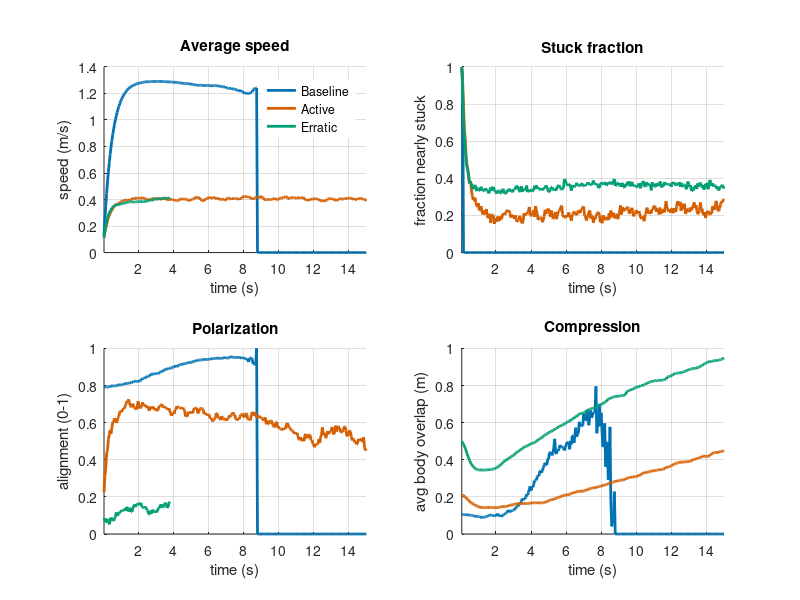

This figure's MATLAB source: (Note: this script raises an error after producing the figure.)
% Visualizations.m -- crowd-escape metrics over time + density / crush-risk heatmaps
% for both the simple (FinalDraft) and advanced (CrowdSimulation) models.
% Run with:  Visualizations
function Visualizations()
clc; close all;

panicToPlot = 3;                              % advanced model: 1=A, 2=B, 3=C
outDir = fullfile(pwd, 'figures');
if ~exist(outDir, 'dir'), mkdir(outDir); end

% Okabe-Ito colorblind-safe line colors; single-hue sequential heatmap maps
pal.cat     = [0 114 178; 213 94 0; 0 158 115] / 255;
t = linspace(0, 1, 256)';
pal.density = (1-t)*[247 251 255]/255 + t*[8 48 107]/255;    % light -> dark blue
pal.crush   = (1-t)*[255 245 240]/255 + t*[103 0 13]/255;    % light -> dark red

% ---- simple model ----
fprintf('Running simple model...\n');
S = runSimple();
plotSeries(S.t, S.scen, S.names, pal, outDir, 'simple_timeseries', ...
    'Simple model (FinalDraft): crowd metrics over time', [2 2], ...
    {'speed',   'Average speed',  'speed (m/s)'; ...
     'stuck',   'Stuck fraction', 'fraction nearly stuck'; ...
     'polar',   'Polarization',   'alignment (0-1)'; ...
     'overlap', 'Compression',    'avg body overlap (m)'});
plotHeat(S.scen, S.names, pal, outDir, 'simple_heatmaps', ...
    'Simple model (FinalDraft): density & crush-risk heatmaps', []);

% ---- advanced model ----
fprintf('Running advanced model...\n');
A = runAdvanced();
d = A.combo(:, panicToPlot);
pn = A.panicNames{panicToPlot};
plotSeries(A.t, d, A.names, pal, outDir, ['advanced_timeseries_' pn], ...
    sprintf('Advanced model: metrics over time [panic %s]', pn), [2 3], ...
    {'speed',    'Average speed',         'speed (m/s)'; ...
     'overlap',  'Compression (overlap)', 'total body overlap (m)'; ...
     'pressure', 'Crowd pressure',        'peak pressure'; ...
     'entropy',  'Direction entropy',     'disorder (0-1)'; ...
     'evac',     'Evacuated',             'people out (cumulative)'; ...
     'casualty', 'Casualties (fallen)',   'people down (cumulative)'});
plotHeat(d, A.names, pal, outDir, ['advanced_heatmaps_' pn], ...
    sprintf('Advanced model: density & crush-risk heatmaps [panic %s]', pn), A.stage);

fprintf('All figures rendered. PNGs saved to: %s\n', outDir);
end


% ======================= SIMPLE MODEL =======================
function S = runSimple()
rng(42);
L = 10; W = 10; nx = 10; ny = 10; dx = L/nx; dy = W/ny;
nSteps = 300; dt = 0.05; exitX = L; exitY = W/2; v0 = 1.3; r = 0.25; tau = 0.5;
settings = [1 3 0.0; 4 4 0.5; 6 10 0.8];          % [min max panic] per scenario
S.names = {'Baseline','Active','Erratic'};
S.t = (1:nSteps) * dt;

for s = 1:3
    pos = []; vel = []; panic = [];
    for i = 1:ny
        for j = 1:nx
            n = randi(settings(s,1:2));
            pos   = [pos;   (j-1)*dx + rand(n,1)*dx, (i-1)*dy + rand(n,1)*dy];
            vel   = [vel;   zeros(n,2)];
            panic = [panic; settings(s,3)*ones(n,1)];
        end
    end
    N = size(pos,1); N0 = N;
    h = struct('speed',zeros(nSteps,1),'stuck',zeros(nSteps,1), ...
               'polar',zeros(nSteps,1),'overlap',zeros(nSteps,1));
    dens = zeros(ny,nx); crush = zeros(ny,nx); stepsDone = 0;

    for k = 1:nSteps
        if N == 0, break; end

        % direction to exit + panic wobble (in-place dirX update kept as in source)
        toX = exitX - pos(:,1); toY = exitY - pos(:,2);
        len = sqrt(toX.^2 + toY.^2) + 1e-9;
        dirX = toX./len; dirY = toY./len;
        ang = panic .* pi .* randn(N,1);
        dirX = cos(ang).*dirX - sin(ang).*dirY;
        dirY = sin(ang).*dirX + cos(ang).*dirY;

        % forces
        [Fx, Fy, ovAgent, ovTotal] = pairForcesSimple(pos, N, r, ...
            2.0*(1+mean(panic)), 0.3, 50*(1+2*mean(panic)));

        % integrate
        vel(:,1) = vel(:,1) + (dirX*v0 - vel(:,1))/tau*dt + Fx*dt/80;
        vel(:,2) = vel(:,2) + (dirY*v0 - vel(:,2))/tau*dt + Fy*dt/80;
        pos = pos + vel*dt;
        pos = min(max(pos, 0.1), L-0.1);

        % exit
        out = pos(:,1) >= L - 0.2;
        pos(out,:) = []; vel(out,:) = []; panic(out) = []; ovAgent(out) = [];
        N = size(pos,1);
        stepsDone = k;
        if N == 0, continue; end

        % metrics
        sp = sqrt(sum(vel.^2, 2));
        h.speed(k) = mean(sp);
        h.stuck(k) = mean(sp < 0.2*v0);
        if any(sp > 1e-6)
            u = vel ./ (sp + 1e-9);
            h.polar(k) = norm(mean(u, 1));
        end
        h.overlap(k) = ovTotal / N;
        [dens, crush] = accumCells(dens, crush, pos, ovAgent, dx, dy, nx, ny);
    end
    h.density = dens / max(stepsDone,1);
    h.crush   = crush;
    S.scen(s,1) = h;
end
end


function [Fx, Fy, ovAgent, ovTotal] = pairForcesSimple(pos, N, r, A, B, kBody)
% dist<2r: linear contact spring; 2r<=dist<1: exponential personal space
Fx = zeros(N,1); Fy = zeros(N,1); ovAgent = zeros(N,1); ovTotal = 0;
if N < 2, return; end
dx = pos(:,1)' - pos(:,1); dy = pos(:,2)' - pos(:,2);
dist = sqrt(dx.^2 + dy.^2); dist(1:N+1:end) = inf;
contact = dist < 2*r;
social  = dist < 1 & ~contact;
mag = zeros(N);
mag(social)  = A * exp((2*r - dist(social))/B);
mag(contact) = kBody * (2*r - dist(contact));
Fx = -sum(mag.*dx./dist, 2);
Fy = -sum(mag.*dy./dist, 2);
ov = max(0, 2*r - dist);
ovAgent = sum(ov, 2);
ovTotal = sum(ov(:))/2;
end


% ======================= ADVANCED MODEL =======================
function A = runAdvanced()
rng(42);
L = 10; W = 10; nx = 10; ny = 10; dx = L/nx; dy = W/ny; cellArea = dx*dy;
exits = [L W/2 3; 0 W/2 3];                     % [x y width]
obs = [3.5 4.0 6.5 6.0];                        % stage: [xa ya xb yb]
nSteps = 300; dt = 0.05; settleSteps = 30;

R = 0.25; D = 2*R; mass = 80;
vLow = 0.8; vMax = 1.8; vPanic = 2.0; vCap = 3.0;
Arep = 200; Brep = 0.3; kBody = 3000; kFric = 1500;
rhoDrop = 5.4; range = 2.0; fMax = 2000; fallForce = 1500;

panicRanges = [0 0.49; 0.5 0.79; 0.8 1.0];
settings = [1 3; 4 4; 5 10];
A.names = {'Baseline','Dense','Densest'};
A.panicNames = {'LevelA','LevelB','LevelC'};
A.t = (1:nSteps) * dt;
A.stage = struct('obs',obs,'exits',exits,'L',L);

% wall segments (with exit gaps) + obstacle edges
h1 = exits(1,3)/2; c1 = exits(1,2); h2 = exits(2,3)/2; c2 = exits(2,2);
walls = [0 0 L 0; 0 W L W; L 0 L c1-h1; L c1+h1 L W; 0 0 0 c2-h2; 0 c2+h2 0 W];
xa = obs(1); ya = obs(2); xb = obs(3); yb = obs(4);
walls = [walls; xa ya xb ya; xb ya xb yb; xb yb xa yb; xa yb xa ya];

for sc = 1:3
    for pl = 1:3
        % ---- initial crowd (agents inside the stage are dropped) ----
        pos = []; panic = []; base = [];
        for cy = 1:ny
            for cx = 1:nx
                n  = randi(settings(sc,:));
                px = (cx-1)*dx + rand(n,1)*dx;
                py = (cy-1)*dy + rand(n,1)*dy;
                pk = panicRanges(pl,1) + rand(n,1)*diff(panicRanges(pl,:));
                sp = vLow + rand(n,1)*(vMax-vLow);
                keep = ~(px>=xa & px<=xb & py>=ya & py<=yb);
                pos = [pos; px(keep) py(keep)];
                panic = [panic; pk(keep)];
                base = [base; sp(keep)];
            end
        end
        N = size(pos,1); N0 = N;
        vel = zeros(N,2); fallen = false(N,1);

        % ---- settling: relax overlaps, no desired motion ----
        for ss = 1:settleSteps
            if N < 2, break; end
            [fx, fy] = agentForces(pos, zeros(N,2), N, D, Arep, Brep, kBody, kFric, range);
            [wx, wy] = wallForces(pos, zeros(N,2), walls, R, Arep, Brep, kBody, kFric);
            fx = fx + wx; fy = fy + wy;
            [fx, fy] = capForce(fx, fy, fMax);
            vel = vel*0.5 + [fx fy]/mass*dt;
            pos = pos + vel*dt;
            pos = min(max(pos, R), [L W]-R);
            pos = pushOutObstacles(pos, obs, R);
        end
        vel = zeros(N,2);

        h = struct('speed',zeros(nSteps,1),'pressure',zeros(nSteps,1), ...
                   'entropy',zeros(nSteps,1),'overlap',zeros(nSteps,1), ...
                   'evac',zeros(nSteps,1),'casualty',zeros(nSteps,1));
        dens = zeros(ny,nx); crush = zeros(ny,nx);
        nEvac = 0; nCas = 0; stepsDone = 0;

        for step = 1:nSteps
            if N == 0, break; end

            % direction to nearest exit + panic jitter
            dE = [hypot(exits(1,1)-pos(:,1), exits(1,2)-pos(:,2)), ...
                  hypot(exits(2,1)-pos(:,1), exits(2,2)-pos(:,2))];
            [~, ne] = min(dE, [], 2);
            tx = exits(ne,1) - pos(:,1); ty = exits(ne,2) - pos(:,2);
            dd = max(sqrt(tx.^2 + ty.^2), 1e-9);
            tx = tx./dd; ty = ty./dd;
            jit = panic .* pi .* randn(N,1);
            jx = cos(jit).*tx - sin(jit).*ty;
            jy = sin(jit).*tx + cos(jit).*ty;

            % local density (people / m^2 in own cell) slows agents down
            cell = cellIndex(pos, dx, dy, nx, ny);                  % [ix iy]
            counts = accumarray(cell, 1, [nx ny]);
            rho = counts(sub2ind([nx ny], cell(:,1), cell(:,2))) / cellArea;
            vDes = ((1-panic).*base + panic*vPanic) .* exp(-rho/rhoDrop);
            vDes(fallen) = 0;
            relax = 0.5*panic + 5.0*(1-panic);

            % forces: agents + walls/obstacle
            [fx, fy, bodyF, ovAgent] = agentForces(pos, vel, N, D, Arep, Brep, kBody, kFric, range);
            [wx, wy, wBody] = wallForces(pos, vel, walls, R, Arep, Brep, kBody, kFric);
            fx = fx + wx; fy = fy + wy; bodyF = bodyF + wBody;
            [fx, fy] = capForce(fx, fy, fMax);

            % falling
            newFall = ~fallen & (bodyF > fallForce);
            fallen(newFall) = true;
            nCas = nCas + sum(newFall);
            vel(newFall,:) = 0;

            % integrate
            vel = vel + ([vDes.*jx vDes.*jy] - vel)./relax*dt + [fx fy]/mass*dt;
            vel(fallen,:) = vel(fallen,:)*0.1;
            sp = sqrt(sum(vel.^2, 2));
            fast = sp > vCap;
            vel(fast,:) = vel(fast,:) .* (vCap./sp(fast));
            pos = pos + vel*dt;

            % exits (right exit at x = L, left exit at x = 0)
            esc = false(N,1);
            for e = 1:2
                inGap = pos(:,2) >= exits(e,2)-exits(e,3)/2 & pos(:,2) <= exits(e,2)+exits(e,3)/2;
                if exits(e,1) >= L, atX = pos(:,1) >= L-R; else, atX = pos(:,1) <= R; end
                esc = esc | (~fallen & atX & inGap);
            end
            if any(esc)
                nEvac = nEvac + sum(esc);
                k = ~esc;
                pos = pos(k,:); vel = vel(k,:); panic = panic(k);
                base = base(k); fallen = fallen(k); ovAgent = ovAgent(k);
                N = size(pos,1);
            end
            if N > 0
                pos = min(max(pos, R), [L W]-R);
                pos = pushOutObstacles(pos, obs, R);
            end

            h.evac(step) = nEvac; h.casualty(step) = nCas; stepsDone = step;

            % metrics
            if N >= 1
                h.speed(step) = mean(sqrt(sum(vel.^2, 2)));
            end
            if N > 1
                cell = cellIndex(pos, dx, dy, nx, ny);
                for cX = 1:nx
                    for cY = 1:ny
                        in = cell(:,1)==cX & cell(:,2)==cY;
                        nC = sum(in);
                        if nC < 2, continue; end
                        vx = vel(in,1); vy = vel(in,2);
                        % pressure = density * velocity variance
                        h.pressure(step) = max(h.pressure(step), ...
                            (nC/cellArea) * mean((vx-mean(vx)).^2 + (vy-mean(vy)).^2));
                        % entropy of movement directions (8 bins, normalized)
                        mv = sqrt(vx.^2 + vy.^2) > 0.01;
                        if sum(mv) >= 2
                            cnt = histcounts(atan2(vy(mv), vx(mv)), -pi:pi/4:pi);
                            p = cnt(cnt>0) / sum(mv);
                            h.entropy(step) = max(h.entropy(step), -sum(p.*log2(p))/log2(8));
                        end
                    end
                end
                md = sqrt((pos(:,1)'-pos(:,1)).^2 + (pos(:,2)'-pos(:,2)).^2);
                md(1:N+1:end) = inf;
                h.overlap(step) = sum(max(0, D-md), 'all')/2;
            end
            if N >= 1
                [dens, crush] = accumCells(dens, crush, pos, ovAgent, dx, dy, nx, ny);
            end
        end
        h.density = dens / max(stepsDone,1);
        h.crush   = crush;
        A.combo(sc,pl) = h;
    end
end
end


function [Fx, Fy, bodyF, ovAgent] = agentForces(pos, vel, N, D, Arep, Brep, kBody, kFric, range)
% Agent-agent: exponential repulsion + body compression + sliding friction
Fx = zeros(N,1); Fy = zeros(N,1); bodyF = zeros(N,1); ovAgent = zeros(N,1);
if N < 2, return; end
dx = pos(:,1)' - pos(:,1); dy = pos(:,2)' - pos(:,2);
dist = sqrt(dx.^2 + dy.^2); dist(1:N+1:end) = inf;
nX = dx./dist; nY = dy./dist; tX = -nY; tY = nX;
ov   = max(0, D - dist);
rep  = Arep*exp((D-dist)/Brep); rep(dist > range) = 0;
comp = kBody*ov;
fric = kFric * ov .* ((vel(:,1)'-vel(:,1)).*tX + (vel(:,2)'-vel(:,2)).*tY);
Fx = sum(-(rep+comp).*nX + fric.*tX, 2);
Fy = sum(-(rep+comp).*nY + fric.*tY, 2);
bodyF = sum(comp, 2);
ovAgent = sum(ov, 2);
end


function [Fx, Fy, bodyF] = wallForces(pos, vel, walls, R, Arep, Brep, kBody, kFric)
N = size(pos,1);
Fx = zeros(N,1); Fy = zeros(N,1); bodyF = zeros(N,1);
for w = 1:size(walls,1)
    [wd, nX, nY] = distToSegment(pos(:,1), pos(:,2), walls(w,:));
    ok  = wd > 1e-6;
    wov = max(0, R - wd);
    wr  = Arep*exp((R-wd)/Brep);
    wc  = kBody*wov;
    tX = -nY; tY = nX;
    wf  = kFric*wov .* (vel(:,1).*tX + vel(:,2).*tY);
    Fx = Fx + ((wr+wc).*nX - wf.*tX).*ok;
    Fy = Fy + ((wr+wc).*nY - wf.*tY).*ok;
    bodyF = bodyF + wc.*ok;
end
end


function [dist, nX, nY] = distToSegment(aX, aY, s)
% distance from points to segment s=[x1 y1 x2 y2] and outward unit normal
sx = s(3)-s(1); sy = s(4)-s(2); L2 = sx^2 + sy^2;
if L2 < 1e-12
    cx = s(1)*ones(size(aX)); cy = s(2)*ones(size(aX));
else
    t = max(0, min(1, ((aX-s(1))*sx + (aY-s(2))*sy)/L2));
    cx = s(1) + t*sx; cy = s(2) + t*sy;
end
gx = aX - cx; gy = aY - cy;
dist = sqrt(gx.^2 + gy.^2);
nz = dist > 1e-12;
nX = zeros(size(aX)); nY = zeros(size(aX));
nX(nz) = gx(nz)./dist(nz); nY(nz) = gy(nz)./dist(nz);
end


function [fx, fy] = capForce(fx, fy, fMax)
m = sqrt(fx.^2 + fy.^2); big = m > fMax;
fx(big) = fx(big).*fMax./m(big);
fy(big) = fy(big).*fMax./m(big);
end


function pos = pushOutObstacles(pos, obs, R)
xa = obs(1); ya = obs(2); xb = obs(3); yb = obs(4);
for a = find(pos(:,1)>xa & pos(:,1)<xb & pos(:,2)>ya & pos(:,2)<yb)'
    [~, side] = min([pos(a,1)-xa, xb-pos(a,1), pos(a,2)-ya, yb-pos(a,2)]);
    switch side
        case 1, pos(a,1) = xa - R;
        case 2, pos(a,1) = xb + R;
        case 3, pos(a,2) = ya - R;
        case 4, pos(a,2) = yb + R;
    end
end
end


function c = cellIndex(pos, dx, dy, nx, ny)
% [ix iy] grid cell of each agent, clamped to the grid
c = [min(max(floor(pos(:,1)/dx)+1, 1), nx), min(max(floor(pos(:,2)/dy)+1, 1), ny)];
end


function [dens, crush] = accumCells(dens, crush, pos, ovAgent, dx, dy, nx, ny)
% Accumulate occupancy and body overlap per cell (grid is row = y, col = x)
c = cellIndex(pos, dx, dy, nx, ny);
lin = sub2ind([ny nx], c(:,2), c(:,1));
dens  = dens  + reshape(accumarray(lin, 1,       [ny*nx 1]), [ny nx]);
crush = crush + reshape(accumarray(lin, ovAgent, [ny*nx 1]), [ny nx]);
end


% ======================= PLOTTING =======================
function plotSeries(t, d, names, pal, outDir, file, ttl, layout, specs)
f = figure('Color','w','Position',[80 60 380*layout(2)+100 360*layout(1)]);
for p = 1:size(specs,1)
    subplot(layout(1), layout(2), p); hold on;
    for s = 1:numel(names)
        plot(t, d(s).(specs{p,1}), 'Color', pal.cat(s,:), 'LineWidth', 2);
    end
    grid on; set(gca,'GridAlpha',0.15,'Box','off');
    title(specs{p,2},'FontWeight','bold'); xlabel('time (s)'); ylabel(specs{p,3});
    xlim([t(1) t(end)]);
    if p == 1, legend(names,'Location','best','Box','off'); end
end
sgtitle(ttl,'FontWeight','bold','FontSize',13);
saveFig(f, outDir, file);
end


function plotHeat(d, names, pal, outDir, file, ttl, stage)
% Top row: density; bottom row: crush risk. Color scales shared across scenarios.
nS = numel(names);
xc = 0.5:9.5;
f = figure('Color','w','Position',[40 40 400*nS 660]);
rows = {'density', pal.density, 'mean people / m^2',   'density'; ...
        'crush',   pal.crush,   'accumulated overlap', 'crush risk'};
for r = 1:2
    cmax = max(eps, max(arrayfun(@(s) max(d(s).(rows{r,1})(:)), 1:nS)));
    for s = 1:nS
        subplot(2, nS, (r-1)*nS + s);
        imagesc(xc, xc, d(s).(rows{r,1})); axis xy equal tight;
        colormap(gca, rows{r,2}); caxis([0 cmax]);
        if ~isempty(stage), overlayStage(stage); end
        title([names{s} ' - ' rows{r,4}],'FontWeight','bold');
        xlabel('x (m)'); ylabel('y (m)');
        cb = colorbar; cb.Label.String = rows{r,3};
    end
end
sgtitle(ttl,'FontWeight','bold','FontSize',13);
saveFig(f, outDir, file);
end


function overlayStage(st)
% stage obstacle (grey box) and exit gaps (green)
hold on;
o = st.obs;
rectangle('Position',[o(1) o(2) o(3)-o(1) o(4)-o(2)], ...
    'EdgeColor',[0.25 0.25 0.25],'LineWidth',1.5);
text(mean(o([1 3])), mean(o([2 4])), 'STAGE', 'Color',[0.2 0.2 0.2], ...
    'HorizontalAlignment','center','FontSize',8,'FontWeight','bold');
for e = 1:size(st.exits,1)
    x = st.exits(e,1) * (st.exits(e,1) >= st.L);   % 0 or L
    plot([x x], st.exits(e,2) + st.exits(e,3)/2*[-1 1], '-', 'Color',[0 0.5 0], 'LineWidth',3);
end
hold off;
end


function saveFig(f, outDir, name)
fn = fullfile(outDir, [name '.png']);
try, exportgraphics(f, fn, 'Resolution', 150);
catch, print(f, fn, '-dpng', '-r150'); end
fprintf('  saved %s\n', fn);
end
